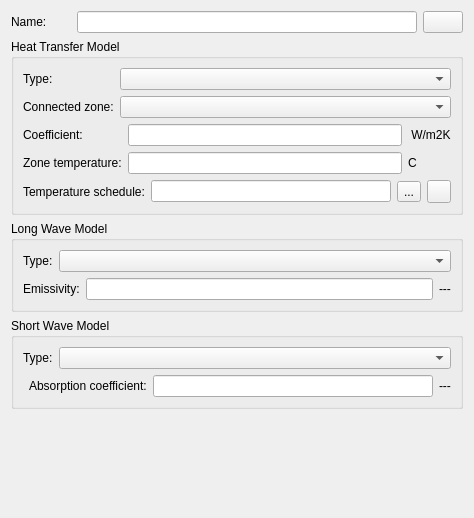
<?xml version="1.0" encoding="UTF-8"?>
<ui version="4.0">
 <class>SVDBBoundaryConditionEditWidget</class>
 <widget class="QWidget" name="SVDBBoundaryConditionEditWidget">
  <property name="geometry">
   <rect>
    <x>0</x>
    <y>0</y>
    <width>474</width>
    <height>518</height>
   </rect>
  </property>
  <property name="windowTitle">
   <string>Form</string>
  </property>
  <layout class="QVBoxLayout" name="verticalLayoutMaster">
   <item>
    <layout class="QHBoxLayout" name="horizontalLayout">
     <item>
      <widget class="QLabel" name="labelDisplayName">
       <property name="minimumSize">
        <size>
         <width>60</width>
         <height>0</height>
        </size>
       </property>
       <property name="text">
        <string>Name:</string>
       </property>
      </widget>
     </item>
     <item>
      <widget class="QtExt::LanguageStringEditWidget1" name="lineEditName"/>
     </item>
     <item>
      <widget class="QtExt::ColorButton" name="pushButtonColor">
       <property name="sizePolicy">
        <sizepolicy hsizetype="Fixed" vsizetype="Fixed">
         <horstretch>0</horstretch>
         <verstretch>0</verstretch>
        </sizepolicy>
       </property>
       <property name="minimumSize">
        <size>
         <width>40</width>
         <height>0</height>
        </size>
       </property>
      </widget>
     </item>
    </layout>
   </item>
   <item>
    <widget class="QGroupBox" name="groupBoxHeatTransfer">
     <property name="title">
      <string>Heat Transfer Model</string>
     </property>
     <layout class="QGridLayout" name="gridLayout_4">
      <item row="2" column="2">
       <widget class="QtExt::ValidatingLineEdit" name="lineEditHeatTransferCoefficient"/>
      </item>
      <item row="0" column="0">
       <widget class="QLabel" name="labelHeatTransferCoeffModelType">
        <property name="text">
         <string>Type:</string>
        </property>
       </widget>
      </item>
      <item row="2" column="3">
       <widget class="QLabel" name="labelHeatTransferCoefficient_2">
        <property name="text">
         <string> W/m2K</string>
        </property>
       </widget>
      </item>
      <item row="1" column="0">
       <widget class="QLabel" name="labelConnectedZoneType">
        <property name="text">
         <string>Connected zone:</string>
        </property>
       </widget>
      </item>
      <item row="2" column="0" colspan="2">
       <widget class="QLabel" name="labelHeatTransferCoefficient">
        <property name="text">
         <string>Coefficient:</string>
        </property>
       </widget>
      </item>
      <item row="3" column="2">
       <widget class="QtExt::ValidatingLineEdit" name="lineEditZoneConstTemperature"/>
      </item>
      <item row="3" column="0" colspan="2">
       <widget class="QLabel" name="labelZoneConstTemperature">
        <property name="text">
         <string>Zone temperature:</string>
        </property>
       </widget>
      </item>
      <item row="3" column="3">
       <widget class="QLabel" name="labelZoneConstTemperature_2">
        <property name="text">
         <string>C</string>
        </property>
       </widget>
      </item>
      <item row="1" column="1" colspan="3">
       <widget class="QComboBox" name="comboBoxConnectedZoneType">
        <property name="sizePolicy">
         <sizepolicy hsizetype="Expanding" vsizetype="Fixed">
          <horstretch>0</horstretch>
          <verstretch>0</verstretch>
         </sizepolicy>
        </property>
       </widget>
      </item>
      <item row="0" column="1" colspan="3">
       <widget class="QComboBox" name="comboBoxHeatTransferCoeffModelType">
        <property name="sizePolicy">
         <sizepolicy hsizetype="Expanding" vsizetype="Fixed">
          <horstretch>0</horstretch>
          <verstretch>0</verstretch>
         </sizepolicy>
        </property>
       </widget>
      </item>
      <item row="4" column="0" colspan="4">
       <layout class="QGridLayout" name="gridLayout">
        <item row="0" column="0">
         <widget class="QLabel" name="labelScheduleZoneTemperature">
          <property name="text">
           <string>Temperature schedule:</string>
          </property>
         </widget>
        </item>
        <item row="0" column="1">
         <widget class="QLineEdit" name="lineEditTemperatureScheduleName">
          <property name="readOnly">
           <bool>true</bool>
          </property>
         </widget>
        </item>
        <item row="0" column="2">
         <widget class="QToolButton" name="toolButtonSelectTemperatureSchedule">
          <property name="text">
           <string>...</string>
          </property>
         </widget>
        </item>
        <item row="0" column="3">
         <widget class="QToolButton" name="toolButtonRemoveTemperatureSchedule">
          <property name="icon">
           <iconset resource="../resources/SIM-VICUS.qrc">
            <normaloff>:/gfx/actions/24x24/minus.png</normaloff>:/gfx/actions/24x24/minus.png</iconset>
          </property>
         </widget>
        </item>
       </layout>
      </item>
     </layout>
    </widget>
   </item>
   <item>
    <widget class="QGroupBox" name="groupBoxLongWaveExchange">
     <property name="title">
      <string>Long Wave Model</string>
     </property>
     <layout class="QGridLayout" name="gridLayout_2">
      <item row="1" column="0">
       <widget class="QLabel" name="labelLongWaveEmissivity">
        <property name="text">
         <string>Emissivity:</string>
        </property>
       </widget>
      </item>
      <item row="1" column="1">
       <widget class="QtExt::ValidatingLineEdit" name="lineEditLongWaveEmissivity"/>
      </item>
      <item row="1" column="2">
       <widget class="QLabel" name="labelLongWaveEmissivity_2">
        <property name="text">
         <string>---</string>
        </property>
       </widget>
      </item>
      <item row="0" column="0" colspan="3">
       <layout class="QHBoxLayout" name="horizontalLayout_2">
        <item>
         <widget class="QLabel" name="labelLWModelType">
          <property name="text">
           <string>Type:</string>
          </property>
         </widget>
        </item>
        <item>
         <widget class="QComboBox" name="comboBoxLWModelType">
          <property name="sizePolicy">
           <sizepolicy hsizetype="Expanding" vsizetype="Fixed">
            <horstretch>0</horstretch>
            <verstretch>0</verstretch>
           </sizepolicy>
          </property>
         </widget>
        </item>
       </layout>
      </item>
     </layout>
    </widget>
   </item>
   <item>
    <widget class="QGroupBox" name="groupBoxShortWaveRad">
     <property name="title">
      <string>Short Wave Model</string>
     </property>
     <layout class="QGridLayout" name="gridLayout_3">
      <item row="1" column="2">
       <widget class="QtExt::ValidatingLineEdit" name="lineEditSolarAbsorptionCoefficient"/>
      </item>
      <item row="1" column="1">
       <widget class="QLabel" name="labelSolarAbsorptionCoefficient">
        <property name="text">
         <string>Absorption coefficient:</string>
        </property>
       </widget>
      </item>
      <item row="1" column="3">
       <widget class="QLabel" name="labelSolarAbsorptionCoefficient_2">
        <property name="text">
         <string>---</string>
        </property>
       </widget>
      </item>
      <item row="0" column="0" colspan="4">
       <layout class="QHBoxLayout" name="horizontalLayout_3">
        <item>
         <widget class="QLabel" name="labelSWModelType">
          <property name="text">
           <string>Type:</string>
          </property>
         </widget>
        </item>
        <item>
         <widget class="QComboBox" name="comboBoxSWModelType">
          <property name="sizePolicy">
           <sizepolicy hsizetype="Expanding" vsizetype="Fixed">
            <horstretch>0</horstretch>
            <verstretch>0</verstretch>
           </sizepolicy>
          </property>
         </widget>
        </item>
       </layout>
      </item>
     </layout>
    </widget>
   </item>
   <item>
    <spacer name="verticalSpacer">
     <property name="orientation">
      <enum>Qt::Vertical</enum>
     </property>
     <property name="sizeHint" stdset="0">
      <size>
       <width>20</width>
       <height>151</height>
      </size>
     </property>
    </spacer>
   </item>
  </layout>
 </widget>
 <customwidgets>
  <customwidget>
   <class>QtExt::LanguageStringEditWidget1</class>
   <extends>QLineEdit</extends>
   <header location="global">QtExt_LanguageStringEditWidget1.h</header>
   <container>1</container>
  </customwidget>
  <customwidget>
   <class>QtExt::ValidatingLineEdit</class>
   <extends>QLineEdit</extends>
   <header location="global">QtExt_ValidatingLineEdit.h</header>
   <slots>
    <signal>editingFinishedSuccessfully()</signal>
   </slots>
  </customwidget>
  <customwidget>
   <class>QtExt::ColorButton</class>
   <extends>QPushButton</extends>
   <header location="global">QtExt_ColorButton.h</header>
   <slots>
    <signal>colorChanged()</signal>
   </slots>
  </customwidget>
 </customwidgets>
 <resources>
  <include location="../resources/SIM-VICUS.qrc"/>
 </resources>
 <connections/>
</ui>
